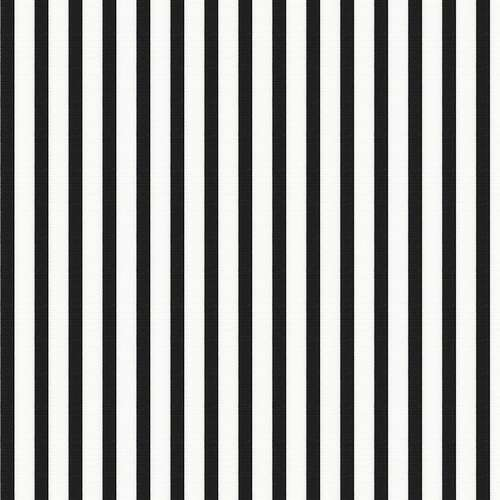
%> input picture others/knayem-hkocabas-gao27-a1-master/part1/matlab_version/1.jpg, 500 x 500 px
$ octave watermark_a1.m   (GNU Octave 9; MATLAB toolbox functions it lacks are replaced by stand-ins)
%> lines starting %> are read from the running program, lines starting %| are printed output that depends on the picture; in (x1, y1, x2, y2) boxes, pixels count from 0 and x2, y2 are one past the last pixel; in counts of white or black regions, pixels touching at a corner belong together; the program's own positions count from 1
image = imread('1.jpg');
%> image is the input picture: size 500x500x3 uint8; mean R, G, B 157, 157.3, 155.5
figure
imshow(image);

F = fft2(image);
R = abs(F);
I = angle(F);
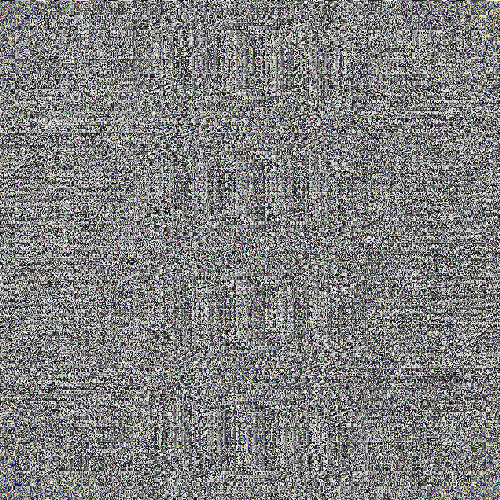
%> I: size 500x500x3 double; mean R, G, B 2.51e-05, 2.51e-05, 2.51e-05; drawn with min black and max white
figure
imshow(R);
figure
imshow(I);
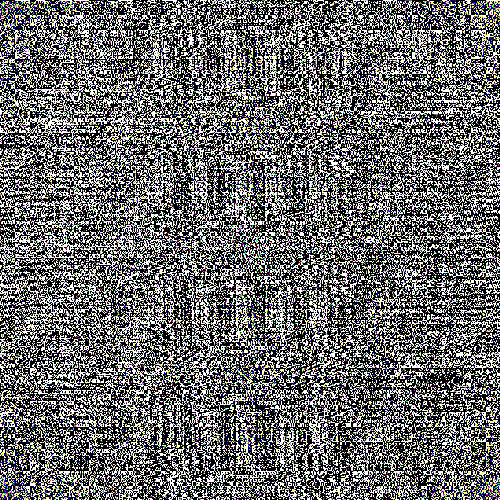
%> displayed picture: size 500x500x3, on the screen's scale of 0 to 255; mean R, G, B 107.9, 107.9, 107.9

%F2 = fftshift(F);
%imshow(log(abs(F)),[-1 5]);
% colormap(jet); colorbar
